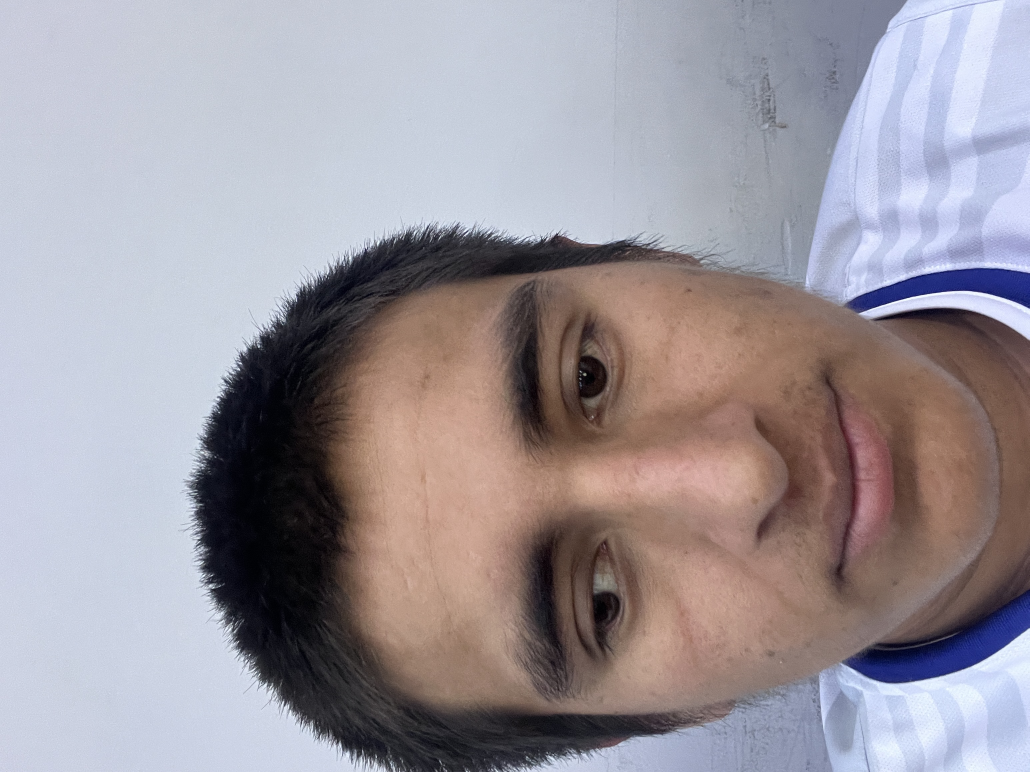
#> input picture ANTHONY/IMG_2138.jpeg, 3088 x 2316 px (shown at 1/3 size)
$ python -i reconocimiento.py   (imports and definitions only)
#> lines starting #> are read from the running program, lines starting #| are printed output that depends on the picture
"""
================================================================================
MÓDULO PRINCIPAL DE INTELIGENCIA ARTIFICIAL: reconocimiento.py
================================================================================
OBJETIVO DEL ARCHIVO:
Este archivo es el "cerebro" del proyecto. Se encarga de:
  1. Detectar dónde está el rostro dentro de una fotografía (Red Neuronal YuNet).
  2. Alinear el rostro usando 5 puntos clave (ojos, nariz y comisuras de la boca).
  3. Extraer un vector biométrico de 128 números (embedding) único por cada cara (Red SFace).
  4. Entrenar el modelo con las 4 carpetas (ANTHONY, CESIA, ELVIS, THOMAS) y validarlo.
  5. Comparar una foto nueva y decidir quién es, o rechazarla como "ROSTRO DESCONOCIDO"
     si se trata de una 5ta persona que no pertenece al grupo.
================================================================================
"""

import os
import pickle
import cv2
import numpy as np
from PIL import Image, ImageOps
from sklearn.svm import SVC
from sklearn.model_selection import StratifiedKFold, cross_val_score

from descargar_modelos import asegurar_modelos

# ------------------------------------------------------------------------------
# CONFIGURACIÓN GLOBAL Y RUTAS DEL PROYECTO
# ------------------------------------------------------------------------------
BASE_DIR = os.path.dirname(os.path.abspath(__file__))

# Las 4 clases (personas) que nuestro modelo aprende a reconocer (cada una tiene su carpeta)
PERSONAS_DEFAULT = ["ANTHONY", "CESIA", "ELVIS", "THOMAS"]

# Ruta donde se guarda el modelo ya entrenado para no tener que re-entrenar cada vez
MODELO_PKL = os.path.join(BASE_DIR, "modelos", "modelo_rostros.pkl")

# Variables en caché para cargar las redes neuronales una sola vez en memoria
_DETECTOR = None
_RECOGNIZER = None


# ==============================================================================
# PASO 1: INICIALIZACIÓN DE LAS REDES NEURONALES PROFUNDA (DEEP LEARNING)
# ==============================================================================
# [30 lines left out: function inicializar_redes, not called in this run]


# ==============================================================================
# PASO 2: PREPROCESAMIENTO DE IMÁGENES (CORRECCIÓN EXIF Y ESCALADO)
# ==============================================================================
def cargar_imagen_corregida(ruta: str, max_dim: int = 1000) -> np.ndarray:
    """
    Carga una fotografía desde el disco y realiza dos ajustes importantes:
      1. Corrige la orientación EXIF (muy común en fotos tomadas con iPhone/celulares
         que internamente vienen giradas).
      2. Si la foto es demasiado grande (ej. 4000px), la escala proporcionalmente
         a máximo 1000px para que la detección sea rápida y precisa.
    Devuelve la imagen en formato BGR (estándar de OpenCV).
    """
#> called with ruta = 'ANTHONY/IMG_2138.jpeg', max_dim = 1000
    img_pil = Image.open(ruta)
#> img_pil is the input picture: PIL image 3088x2316 RGB; mean R, G, B 156.6, 150.3, 157.1
    img_pil = ImageOps.exif_transpose(img_pil)  # Endereza la foto según metadatos del celular
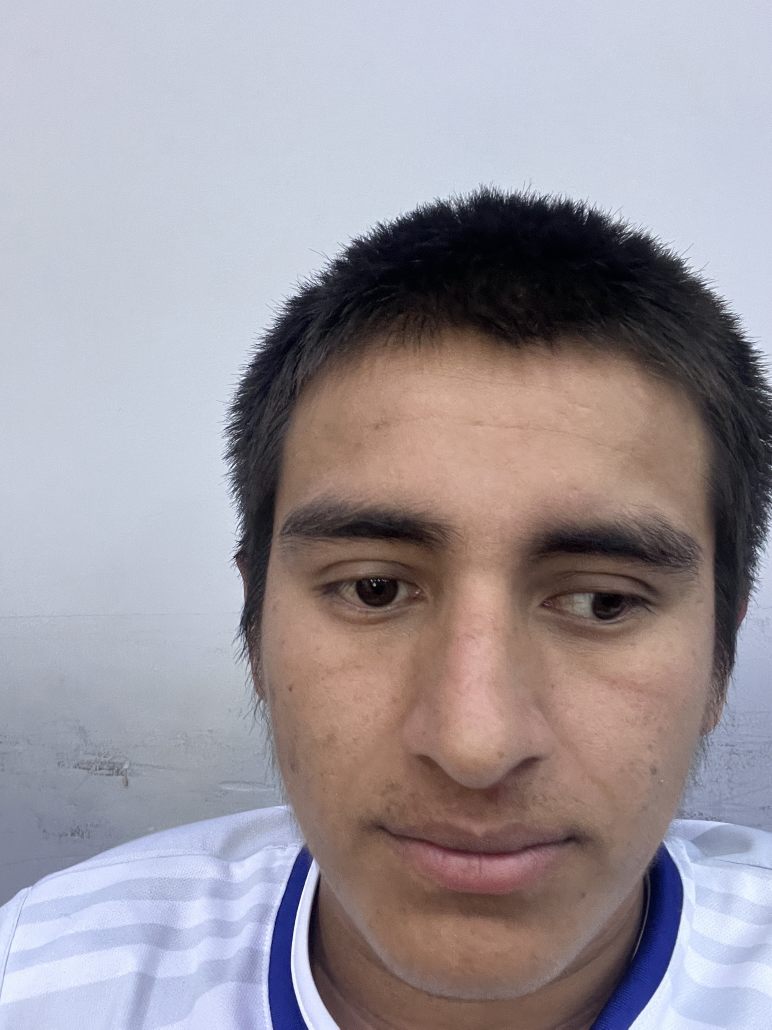
#> img_pil: PIL image 2316x3088 RGB (shown at 1/3 size); mean R, G, B 156.6, 150.3, 157.1
    img_pil = img_pil.convert("RGB")

    ancho, alto = img_pil.size
#> ancho = 2316; alto = 3088
    if max(ancho, alto) > max_dim:
        escala = max_dim / float(max(ancho, alto))
#> escala = 0.324
        nuevo_ancho = int(round(ancho * escala))
#> nuevo_ancho = 750
        nuevo_alto = int(round(alto * escala))
#> nuevo_alto = 1000
        img_pil = img_pil.resize((nuevo_ancho, nuevo_alto), Image.Resampling.LANCZOS)
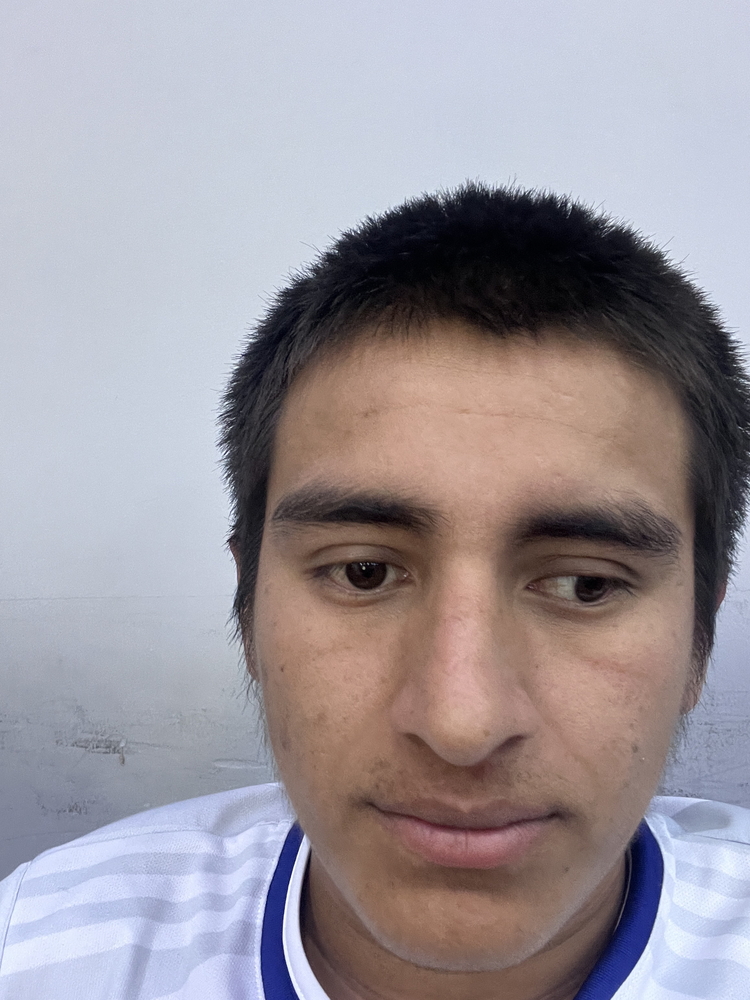
#> img_pil: PIL image 750x1000 RGB; mean R, G, B 156.6, 150.3, 157.1

    img_rgb = np.array(img_pil)
    return cv2.cvtColor(img_rgb, cv2.COLOR_RGB2BGR)


# ==============================================================================
# PASO 3: DETECCIÓN FACIAL Y EXTRACCIÓN DE CARACTERÍSTICAS (EMBEDDINGS)
# ==============================================================================
# [335 lines left out: functions _detectar_en_imagen, detectar_rostros_con_rotacion, extraer_embedding, seleccionar_rostro_principal, entrenar_modelo, cargar_o_entrenar_modelo and 1 more, not called in this run]


# Permite entrenar el modelo ejecutando directamente: python reconocimiento.py
# [16 lines not run here, left out]

>>> result = cargar_imagen_corregida('ANTHONY/IMG_2138.jpeg')

$ run again, on ANTHONY/IMG_2142.jpeg
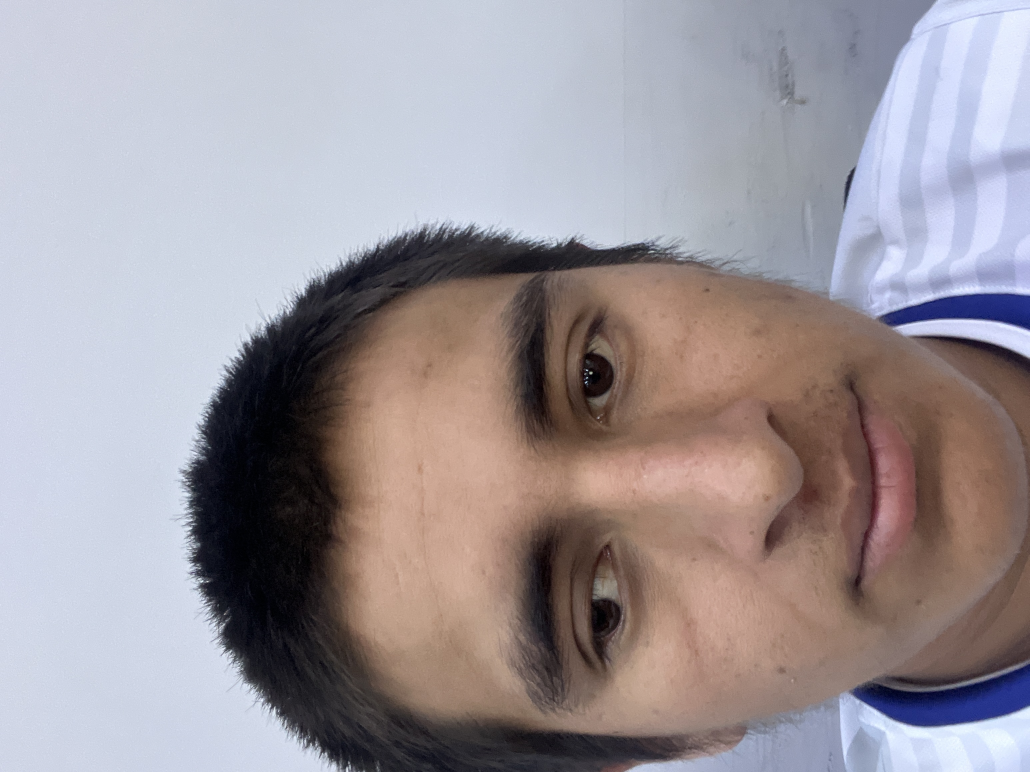
#> input picture ANTHONY/IMG_2142.jpeg, 3088 x 2316 px (shown at 1/3 size)
#> in cargar_imagen_corregida, img_pil is the input picture: PIL image 3088x2316 RGB; mean R, G, B 157.6, 150.3, 155.5
#> in cargar_imagen_corregida, `img_pil = ImageOps.exif_transpose(img_pil)`:
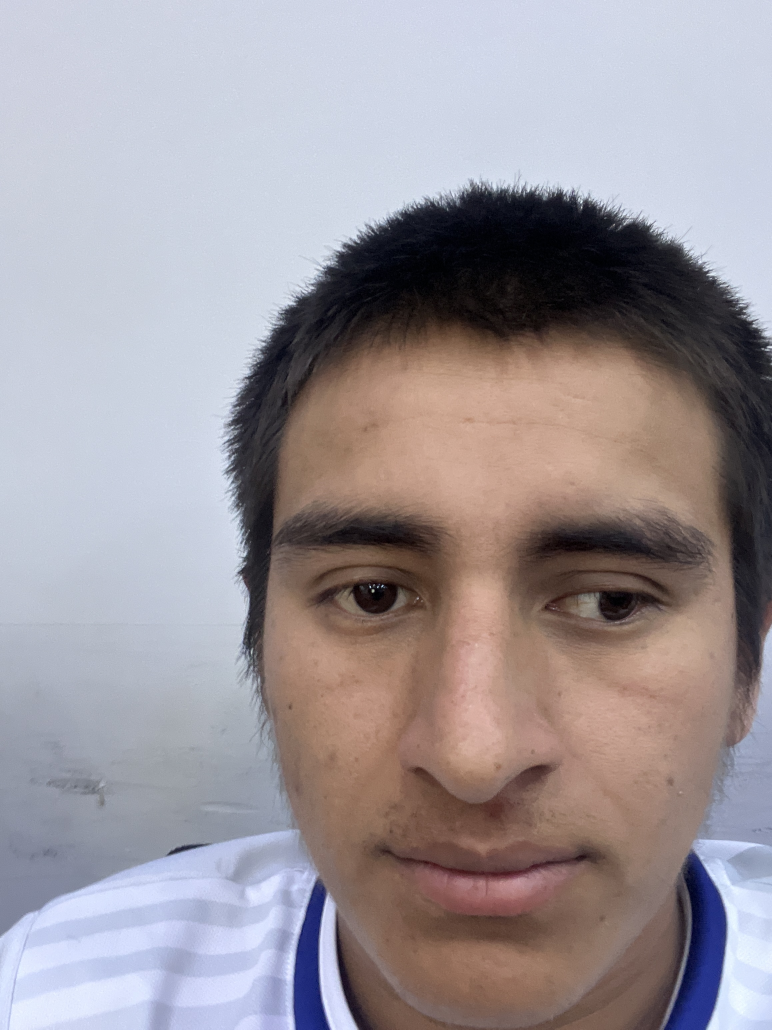
#> img_pil: PIL image 2316x3088 RGB (shown at 1/3 size); mean R, G, B 157.6, 150.3, 155.5
#> in cargar_imagen_corregida, `img_pil = img_pil.resize((nuevo_ancho, nuevo_alto), Image.Resampling.L..`:
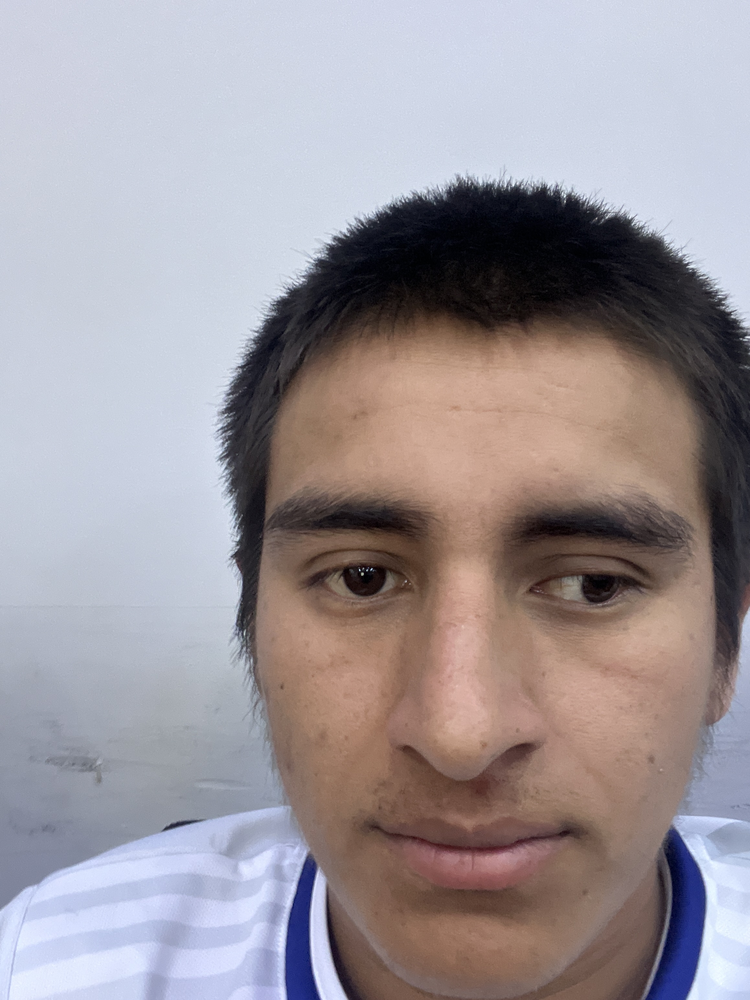
#> img_pil: PIL image 750x1000 RGB; mean R, G, B 157.6, 150.3, 155.5

$ run again, on ANTHONY/IMG_2144.jpeg
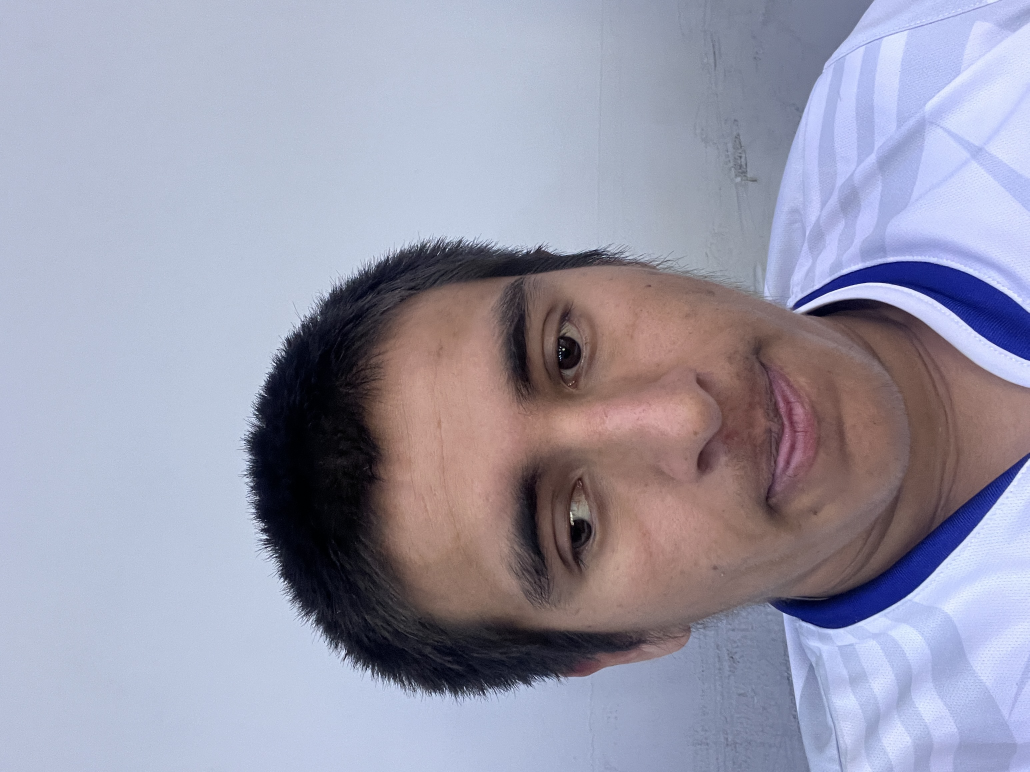
#> input picture ANTHONY/IMG_2144.jpeg, 3088 x 2316 px (shown at 1/3 size)
#> in cargar_imagen_corregida, img_pil is the input picture: PIL image 3088x2316 RGB; mean R, G, B 153.7, 152.9, 171.1
#> in cargar_imagen_corregida, `img_pil = ImageOps.exif_transpose(img_pil)`:
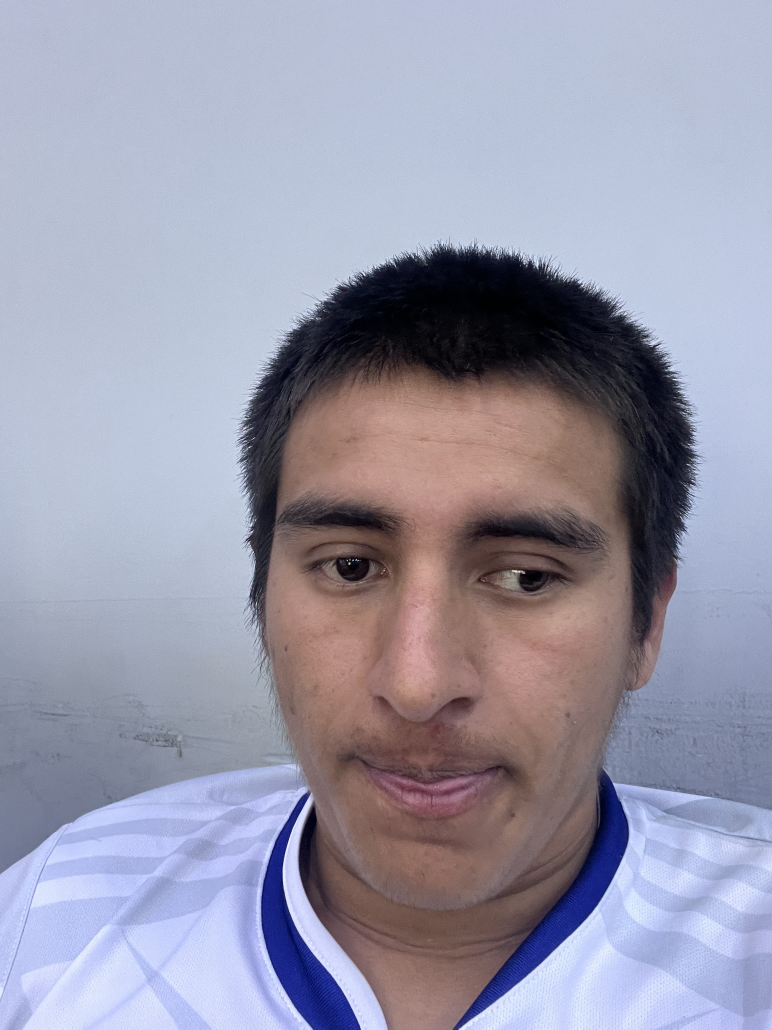
#> img_pil: PIL image 2316x3088 RGB (shown at 1/3 size); mean R, G, B 153.7, 152.9, 171.1
#> in cargar_imagen_corregida, `img_pil = img_pil.resize((nuevo_ancho, nuevo_alto), Image.Resampling.L..`:
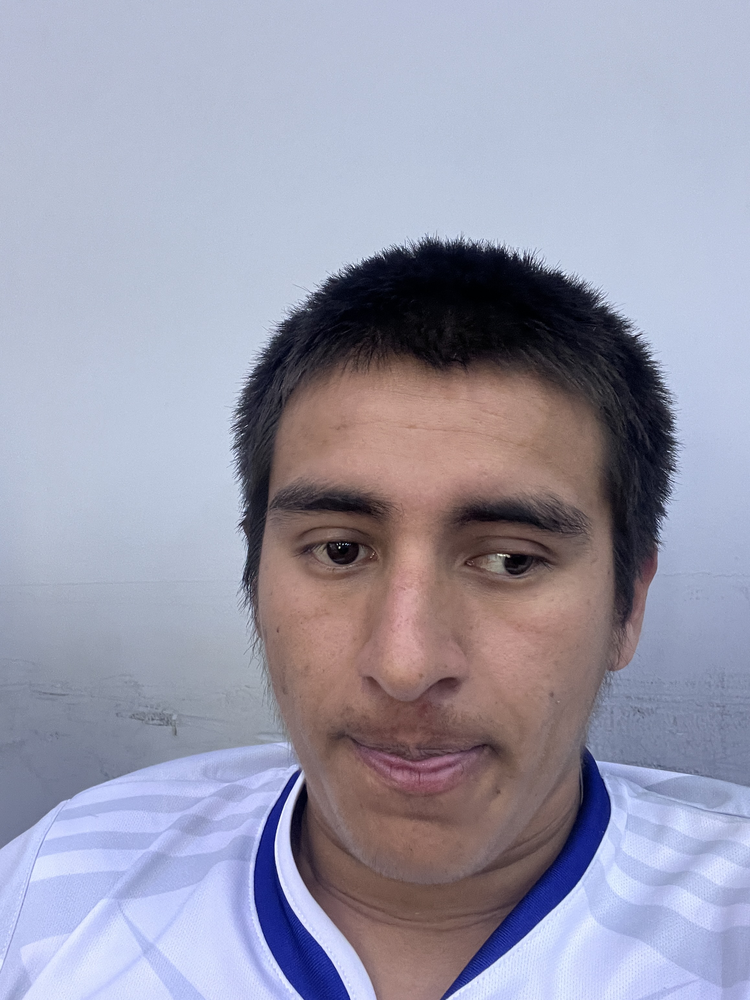
#> img_pil: PIL image 750x1000 RGB; mean R, G, B 153.7, 152.9, 171.1
